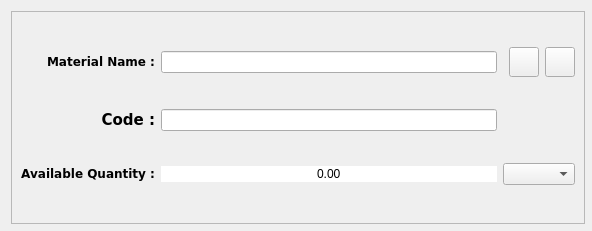
<?xml version="1.0" encoding="UTF-8"?>
<ui version="4.0">
 <class>EditPackingMterial</class>
 <widget class="QWidget" name="EditPackingMterial">
  <property name="geometry">
   <rect>
    <x>0</x>
    <y>0</y>
    <width>592</width>
    <height>231</height>
   </rect>
  </property>
  <property name="minimumSize">
   <size>
    <width>592</width>
    <height>231</height>
   </size>
  </property>
  <property name="maximumSize">
   <size>
    <width>592</width>
    <height>231</height>
   </size>
  </property>
  <property name="windowTitle">
   <string>Edit Packing Mterial</string>
  </property>
  <property name="windowIcon">
   <iconset>
    <normaloff>icons/logo.png</normaloff>icons/logo.png</iconset>
  </property>
  <layout class="QGridLayout" name="gridLayout_2">
   <item row="0" column="0">
    <widget class="QFrame" name="frame">
     <property name="minimumSize">
      <size>
       <width>574</width>
       <height>213</height>
      </size>
     </property>
     <property name="maximumSize">
      <size>
       <width>576</width>
       <height>213</height>
      </size>
     </property>
     <property name="frameShape">
      <enum>QFrame::StyledPanel</enum>
     </property>
     <property name="frameShadow">
      <enum>QFrame::Raised</enum>
     </property>
     <layout class="QGridLayout" name="gridLayout" columnstretch="0,0,0,0">
      <item row="0" column="2" alignment="Qt::AlignRight">
       <widget class="QPushButton" name="edit_pm">
        <property name="minimumSize">
         <size>
          <width>30</width>
          <height>30</height>
         </size>
        </property>
        <property name="maximumSize">
         <size>
          <width>30</width>
          <height>30</height>
         </size>
        </property>
        <property name="font">
         <font>
          <weight>50</weight>
          <bold>false</bold>
         </font>
        </property>
        <property name="text">
         <string/>
        </property>
        <property name="icon">
         <iconset>
          <normaloff>icons/add.png</normaloff>icons/add.png</iconset>
        </property>
       </widget>
      </item>
      <item row="0" column="3">
       <widget class="QPushButton" name="delete_pm">
        <property name="minimumSize">
         <size>
          <width>30</width>
          <height>30</height>
         </size>
        </property>
        <property name="maximumSize">
         <size>
          <width>30</width>
          <height>30</height>
         </size>
        </property>
        <property name="styleSheet">
         <string notr="true">border-color: rgb(174, 6, 6);</string>
        </property>
        <property name="text">
         <string/>
        </property>
        <property name="icon">
         <iconset>
          <normaloff>icons/delete.png</normaloff>icons/delete.png</iconset>
        </property>
       </widget>
      </item>
      <item row="0" column="0">
       <widget class="QLabel" name="label_5">
        <property name="font">
         <font>
          <family>Bitstream Vera Sans</family>
          <weight>75</weight>
          <bold>true</bold>
         </font>
        </property>
        <property name="text">
         <string>&lt;html&gt;&lt;head/&gt;&lt;body&gt;&lt;p align=&quot;right&quot;&gt;Material Name :&lt;/p&gt;&lt;/body&gt;&lt;/html&gt;</string>
        </property>
       </widget>
      </item>
      <item row="1" column="0">
       <widget class="QLabel" name="label_4">
        <property name="font">
         <font>
          <family>Bitstream Vera Sans</family>
          <pointsize>11</pointsize>
          <weight>75</weight>
          <bold>true</bold>
          <kerning>true</kerning>
         </font>
        </property>
        <property name="text">
         <string>&lt;html&gt;&lt;head/&gt;&lt;body&gt;&lt;p align=&quot;right&quot;&gt;Code :&lt;/p&gt;&lt;/body&gt;&lt;/html&gt;</string>
        </property>
       </widget>
      </item>
      <item row="0" column="1">
       <widget class="QLineEdit" name="material_name">
        <property name="minimumSize">
         <size>
          <width>0</width>
          <height>21</height>
         </size>
        </property>
        <property name="font">
         <font>
          <weight>75</weight>
          <bold>true</bold>
         </font>
        </property>
       </widget>
      </item>
      <item row="1" column="1">
       <widget class="QLineEdit" name="material_code">
        <property name="minimumSize">
         <size>
          <width>0</width>
          <height>21</height>
         </size>
        </property>
        <property name="font">
         <font>
          <weight>75</weight>
          <bold>true</bold>
         </font>
        </property>
       </widget>
      </item>
      <item row="2" column="0">
       <widget class="QLabel" name="label_19">
        <property name="font">
         <font>
          <family>Bitstream Vera Sans</family>
          <weight>75</weight>
          <bold>true</bold>
         </font>
        </property>
        <property name="text">
         <string>&lt;html&gt;&lt;head/&gt;&lt;body&gt;&lt;p align=&quot;right&quot;&gt;Available Quantity :&lt;/p&gt;&lt;/body&gt;&lt;/html&gt;</string>
        </property>
       </widget>
      </item>
      <item row="2" column="2" colspan="2">
       <widget class="QComboBox" name="rm_units_combo">
        <property name="minimumSize">
         <size>
          <width>0</width>
          <height>21</height>
         </size>
        </property>
       </widget>
      </item>
      <item row="2" column="1">
       <widget class="QDoubleSpinBox" name="rm_quantity">
        <property name="styleSheet">
         <string notr="true">border:0px;
</string>
        </property>
        <property name="alignment">
         <set>Qt::AlignCenter</set>
        </property>
        <property name="buttonSymbols">
         <enum>QAbstractSpinBox::NoButtons</enum>
        </property>
        <property name="maximum">
         <double>10000000000000000000.000000000000000</double>
        </property>
       </widget>
      </item>
     </layout>
    </widget>
   </item>
  </layout>
 </widget>
 <resources/>
 <connections/>
</ui>
